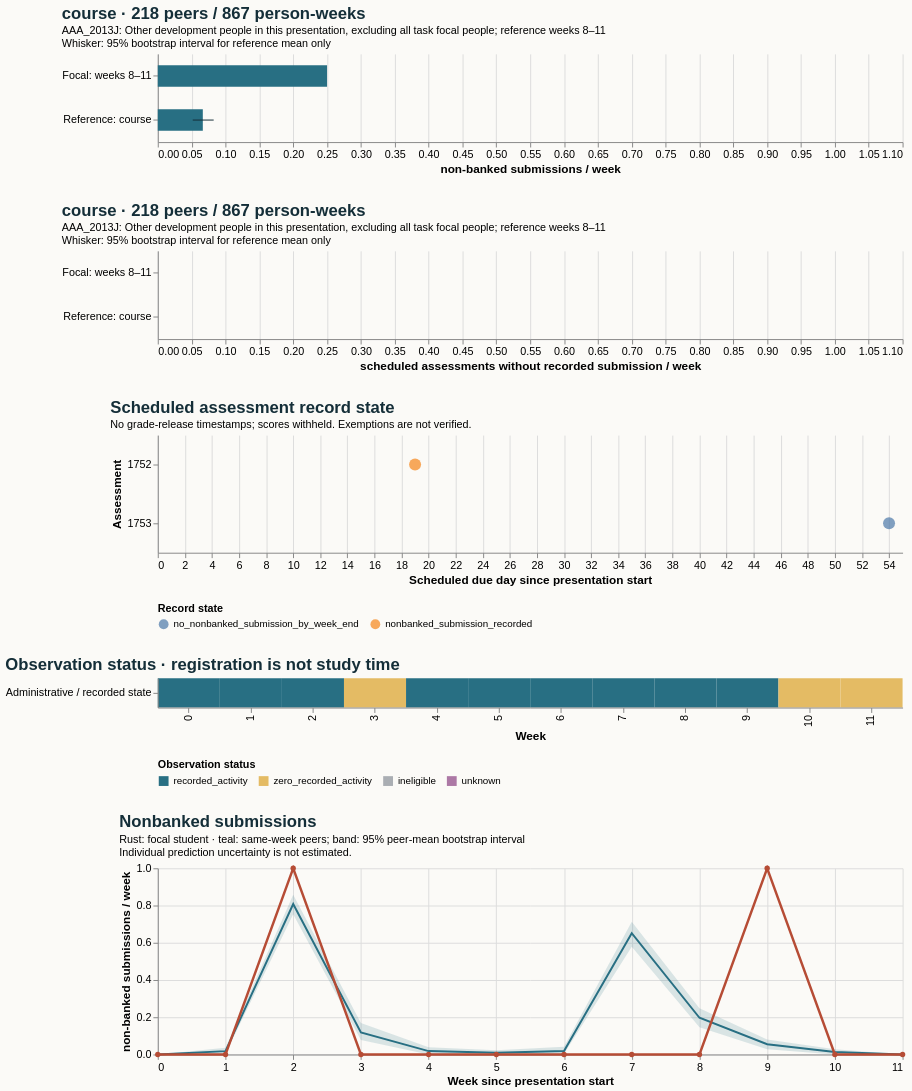

Source (Vega-Lite JSON):
### Vega-Lite specification from a JSON file in a GitHub repository (floating-point values rounded to 4 significant figures)
{"$schema": "https://vega.github.io/schema/vega-lite/v5.20.1.json", "config": {"axis": {"labelFontSize": 11, "titleFontSize": 12}, "background": "#fbfaf7", "font": "sans-serif", "title": {"anchor": "start", "color": "#142e38", "fontSize": 17, "subtitleFontSize": 11}, "view": {"continuousHeight": 300, "continuousWidth": 300, "stroke": null}}, "datasets": {"data-0781e132585faf046cc307b554100b72": [{"hi": null, "lo": null, "series": "Focal: weeks 8–11", "value": 0.25}, {"hi": 0.08257, "lo": 0.05161, "series": "Reference: course", "value": 0.06651}], "data-1874b3b46118d825dbf556866b8e2358": [{"as_of_day": 20, "assessment_id": 1752, "course": "AAA_2013J", "due_day": 19, "person_id": 157568, "score_status": "withheld_release_time_unknown", "state": "nonbanked_submission_recorded", "week": 2}, {"as_of_day": 55, "assessment_id": 1753, "course": "AAA_2013J", "due_day": 54, "person_id": 157568, "score_status": "withheld_release_time_unknown", "state": "no_nonbanked_submission_by_week_end", "week": 7}], "data-25d19d2f94d39c7659ba30d260929277": [{"end_day": 6, "focal_value": 0.0, "peer_ci_high": 0.0, "peer_ci_low": 0.0, "peer_mean": 0.0, "peer_observations": 221, "peer_people": 221, "reference": "course", "unit": "non-banked submissions / week", "week": 0}, {"end_day": 13, "focal_value": 0.0, "peer_ci_high": 0.0362, "peer_ci_low": 0.004525, "peer_mean": 0.0181, "peer_observations": 221, "peer_people": 221, "reference": "course", "unit": "non-banked submissions / week", "week": 1}, {"end_day": 20, "focal_value": 1.0, "peer_ci_high": 0.8584, "peer_ci_low": 0.7534, "peer_mean": 0.8082, "peer_observations": 219, "peer_people": 219, "reference": "course", "unit": "non-banked submissions / week", "week": 2}, {"end_day": 27, "focal_value": 0.0, "peer_ci_high": 0.1689, "peer_ci_low": 0.07763, "peer_mean": 0.1187, "peer_observations": 219, "peer_people": 219, "reference": "course", "unit": "non-banked submissions / week", "week": 3}, {"end_day": 34, "focal_value": 0.0, "peer_ci_high": 0.03893, "peer_ci_low": 0.0, "peer_mean": 0.01826, "peer_observations": 219, "peer_people": 219, "reference": "course", "unit": "non-banked submissions / week", "week": 4}, {"end_day": 41, "focal_value": 0.0, "peer_ci_high": 0.02294, "peer_ci_low": 0.0, "peer_mean": 0.009174, "peer_observations": 218, "peer_people": 218, "reference": "course", "unit": "non-banked submissions / week", "week": 5}, {"end_day": 48, "focal_value": 0.0, "peer_ci_high": 0.04128, "peer_ci_low": 0.004587, "peer_mean": 0.01835, "peer_observations": 218, "peer_people": 218, "reference": "course", "unit": "non-banked submissions / week", "week": 6}, {"end_day": 55, "focal_value": 0.0, "peer_ci_high": 0.7134, "peer_ci_low": 0.578, "peer_mean": 0.6514, "peer_observations": 218, "peer_people": 218, "reference": "course", "unit": "non-banked submissions / week", "week": 7}, {"end_day": 62, "focal_value": 0.0, "peer_ci_high": 0.2477, "peer_ci_low": 0.1468, "peer_mean": 0.1972, "peer_observations": 218, "peer_people": 218, "reference": "course", "unit": "non-banked submissions / week", "week": 8}, {"end_day": 69, "focal_value": 1.0, "peer_ci_high": 0.08076, "peer_ci_low": 0.02765, "peer_mean": 0.0553, "peer_observations": 217, "peer_people": 217, "reference": "course", "unit": "non-banked submissions / week", "week": 9}, {"end_day": 76, "focal_value": 0.0, "peer_ci_high": 0.02765, "peer_ci_low": 0.0, "peer_mean": 0.01382, "peer_observations": 217, "peer_people": 217, "reference": "course", "unit": "non-banked submissions / week", "week": 10}, {"end_day": 83, "focal_value": 0.0, "peer_ci_high": 0.0, "peer_ci_low": 0.0, "peer_mean": 0.0, "peer_observations": 215, "peer_people": 215, "reference": "course", "unit": "non-banked submissions / week", "week": 11}], "data-770ce5d87c1c8bea199b2664b3a9bcb9": [{"hi": null, "lo": null, "series": "Focal: weeks 8–11", "value": 0.0}, {"hi": 0.0, "lo": 0.0, "series": "Reference: course", "value": 0.0}], "data-8521d16d79ad77ef30bf2f491752430a": [{"eligible_days": 7.0, "end_day": 6, "logging_completeness": "unknown", "observation_status": "recorded_activity", "row": "Administrative / recorded state", "score_status": "withheld_release_time_unknown", "start_day": 0, "value": 0.0, "week": 0}, {"eligible_days": 7.0, "end_day": 13, "logging_completeness": "unknown", "observation_status": "recorded_activity", "row": "Administrative / recorded state", "score_status": "withheld_release_time_unknown", "start_day": 7, "value": 0.0, "week": 1}, {"eligible_days": 7.0, "end_day": 20, "logging_completeness": "unknown", "observation_status": "recorded_activity", "row": "Administrative / recorded state", "score_status": "withheld_release_time_unknown", "start_day": 14, "value": 1.0, "week": 2}, {"eligible_days": 7.0, "end_day": 27, "logging_completeness": "unknown", "observation_status": "zero_recorded_activity", "row": "Administrative / recorded state", "score_status": "withheld_release_time_unknown", "start_day": 21, "value": 0.0, "week": 3}, {"eligible_days": 7.0, "end_day": 34, "logging_completeness": "unknown", "observation_status": "recorded_activity", "row": "Administrative / recorded state", "score_status": "withheld_release_time_unknown", "start_day": 28, "value": 0.0, "week": 4}, {"eligible_days": 7.0, "end_day": 41, "logging_completeness": "unknown", "observation_status": "recorded_activity", "row": "Administrative / recorded state", "score_status": "withheld_release_time_unknown", "start_day": 35, "value": 0.0, "week": 5}, {"eligible_days": 7.0, "end_day": 48, "logging_completeness": "unknown", "observation_status": "recorded_activity", "row": "Administrative / recorded state", "score_status": "withheld_release_time_unknown", "start_day": 42, "value": 0.0, "week": 6}, {"eligible_days": 7.0, "end_day": 55, "logging_completeness": "unknown", "observation_status": "recorded_activity", "row": "Administrative / recorded state", "score_status": "withheld_release_time_unknown", "start_day": 49, "value": 0.0, "week": 7}, {"eligible_days": 7.0, "end_day": 62, "logging_completeness": "unknown", "observation_status": "recorded_activity", "row": "Administrative / recorded state", "score_status": "withheld_release_time_unknown", "start_day": 56, "value": 0.0, "week": 8}, {"eligible_days": 7.0, "end_day": 69, "logging_completeness": "unknown", "observation_status": "recorded_activity", "row": "Administrative / recorded state", "score_status": "withheld_release_time_unknown", "start_day": 63, "value": 1.0, "week": 9}, {"eligible_days": 7.0, "end_day": 76, "logging_completeness": "unknown", "observation_status": "zero_recorded_activity", "row": "Administrative / recorded state", "score_status": "withheld_release_time_unknown", "start_day": 70, "value": 0.0, "week": 10}, {"eligible_days": 7.0, "end_day": 83, "logging_completeness": "unknown", "observation_status": "zero_recorded_activity", "row": "Administrative / recorded state", "score_status": "withheld_release_time_unknown", "start_day": 77, "value": 0.0, "week": 11}]}, "resolve": {"scale": {"color": "independent"}}, "spacing": 28, "vconcat": [{"data": {"name": "data-0781e132585faf046cc307b554100b72"}, "height": 90, "layer": [{"encoding": {"x": {"field": "value", "scale": {"domain": [0, 1.05], "zero": true}, "title": "non-banked submissions / week", "type": "quantitative"}, "y": {"field": "series", "sort": null, "title": null, "type": "nominal"}}, "mark": {"color": "#286f83", "size": 22, "type": "bar"}}, {"encoding": {"x": {"field": "lo", "type": "quantitative"}, "x2": {"field": "hi"}, "y": {"field": "series", "sort": null, "title": null, "type": "nominal"}}, "mark": {"color": "#142e38", "type": "rule"}}], "title": {"subtitle": ["AAA_2013J: Other development people in this presentation, excluding all task focal people; reference weeks 8–11", "Whisker: 95% bootstrap interval for reference mean only"], "text": "course · 218 peers / 867 person-weeks"}, "width": 760}, {"data": {"name": "data-770ce5d87c1c8bea199b2664b3a9bcb9"}, "height": 90, "layer": [{"encoding": {"x": {"field": "value", "scale": {"domain": [0, 1.05], "zero": true}, "title": "scheduled assessments without recorded submission / week", "type": "quantitative"}, "y": {"field": "series", "sort": null, "title": null, "type": "nominal"}}, "mark": {"color": "#286f83", "size": 22, "type": "bar"}}, {"encoding": {"x": {"field": "lo", "type": "quantitative"}, "x2": {"field": "hi"}, "y": {"field": "series", "sort": null, "title": null, "type": "nominal"}}, "mark": {"color": "#142e38", "type": "rule"}}], "title": {"subtitle": ["AAA_2013J: Other development people in this presentation, excluding all task focal people; reference weeks 8–11", "Whisker: 95% bootstrap interval for reference mean only"], "text": "course · 218 peers / 867 person-weeks"}, "width": 760}, {"data": {"name": "data-1874b3b46118d825dbf556866b8e2358"}, "encoding": {"color": {"field": "state", "legend": {"labelLimit": 400, "orient": "bottom"}, "title": "Record state", "type": "nominal"}, "tooltip": [{"field": "assessment_id", "type": "quantitative"}, {"field": "due_day", "type": "quantitative"}, {"field": "as_of_day", "type": "quantitative"}, {"field": "state", "type": "nominal"}, {"field": "score_status", "type": "nominal"}], "x": {"field": "due_day", "title": "Scheduled due day since presentation start", "type": "quantitative"}, "y": {"field": "assessment_id", "title": "Assessment", "type": "nominal"}}, "height": 120, "mark": {"filled": true, "size": 150, "type": "point"}, "title": {"subtitle": "No grade-release timestamps; scores withheld. Exemptions are not verified.", "text": "Scheduled assessment record state"}, "width": 760}, {"data": {"name": "data-8521d16d79ad77ef30bf2f491752430a"}, "encoding": {"color": {"field": "observation_status", "legend": {"labelLimit": 260, "orient": "bottom"}, "scale": {"domain": ["recorded_activity", "zero_recorded_activity", "ineligible", "unknown"], "range": ["#286f83", "#e4bb64", "#aaaeb3", "#ac78a5"]}, "title": "Observation status", "type": "nominal"}, "tooltip": [{"field": "week", "type": "quantitative"}, {"field": "eligible_days", "type": "quantitative"}, {"field": "observation_status", "type": "nominal"}, {"field": "logging_completeness", "type": "nominal"}], "x": {"field": "week", "title": "Week", "type": "ordinal"}, "y": {"field": "row", "title": null, "type": "nominal"}}, "height": 30, "mark": {"type": "rect"}, "title": "Observation status · registration is not study time", "width": 760}, {"data": {"name": "data-25d19d2f94d39c7659ba30d260929277"}, "height": 190, "layer": [{"encoding": {"x": {"axis": {"tickMinStep": 1}, "field": "week", "title": "Week since presentation start", "type": "quantitative"}, "y": {"field": "peer_ci_low", "scale": {"zero": true}, "title": "non-banked submissions / week", "type": "quantitative"}, "y2": {"field": "peer_ci_high"}}, "mark": {"color": "#286f83", "opacity": 0.16, "type": "area"}}, {"encoding": {"tooltip": [{"field": "week", "type": "quantitative"}, {"field": "peer_mean", "type": "quantitative"}, {"field": "peer_people", "type": "quantitative"}, {"field": "peer_observations", "type": "quantitative"}], "x": {"field": "week", "type": "quantitative"}, "y": {"field": "peer_mean", "type": "quantitative"}}, "mark": {"color": "#286f83", "strokeWidth": 2, "type": "line"}}, {"encoding": {"tooltip": [{"field": "week", "type": "quantitative"}, {"field": "focal_value", "type": "quantitative"}], "x": {"field": "week", "type": "quantitative"}, "y": {"field": "focal_value", "type": "quantitative"}}, "mark": {"color": "#b64c35", "point": {"color": "#b64c35"}, "strokeWidth": 2.5, "type": "line"}}], "title": {"subtitle": ["Rust: focal student · teal: same-week peers; band: 95% peer-mean bootstrap interval", "Individual prediction uncertainty is not estimated."], "text": "Nonbanked submissions"}, "width": 760}]}
